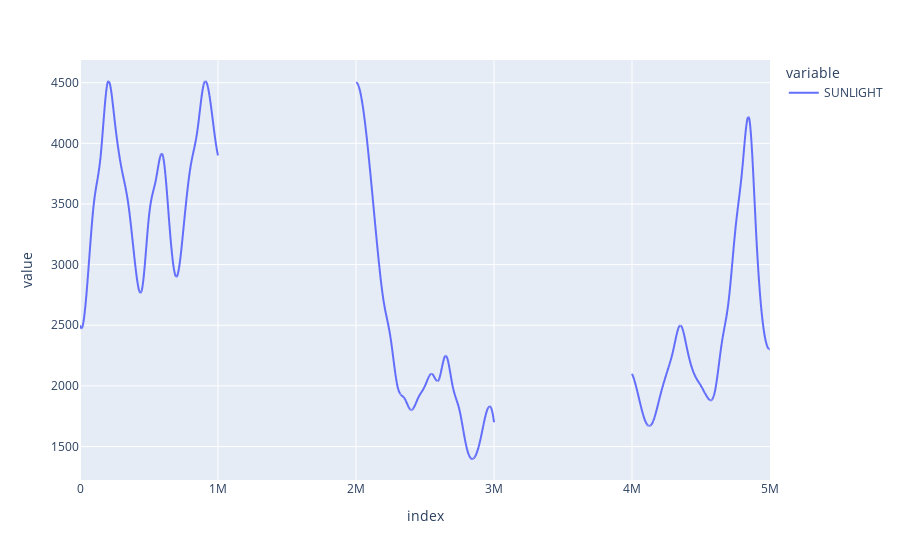

Write notebook code for a chart like this one.
### Code cell
px.line(data["SUNLIGHT"])

### Figure 1 — Plotly figure (JSON) as saved in the notebook; plotly's stock layout.template omitted (floating-point values rounded to 4 significant figures; data arrays with more than 128 entries replaced by an {"elided": "..."} marker saying what was removed)
{"data": [{"hovertemplate": "variable=SUNLIGHT<br>index=%{x}<br>value=%{y}<extra></extra>", "legendgroup": "SUNLIGHT", "line": {"color": "#636efa", "dash": "solid"}, "marker": {"symbol": "circle"}, "mode": "lines", "name": "SUNLIGHT", "showlegend": true, "type": "scattergl", "x": {"elided": "50000 int values"}, "xaxis": "x", "y": {"elided": "50000 float values"}, "yaxis": "y"}], "layout": {"legend": {"title": {"text": "variable"}, "tracegroupgap": 0}, "margin": {"t": 60}, "xaxis": {"anchor": "y", "domain": [0, 1], "title": {"text": "index"}}, "yaxis": {"anchor": "x", "domain": [0, 1], "title": {"text": "value"}}}}
